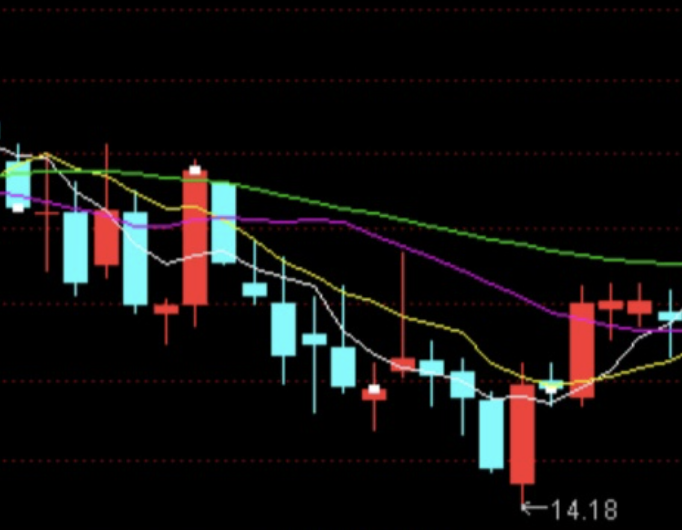
#> input picture src/bottom_reversal_breakout/dataset_3/image5.png, 682 x 530 px, found by its file name
$ jupyter execute --allow-errors image_preprocess.ipynb
#> lines starting #> are read from the running program, lines starting #| are printed output that depends on the picture
[cell 1]
import numpy as np
import matplotlib.pyplot as plt
import cv2 as cv2

[cell 2]
image_path = '/mnt/d/projects/stock_v2510/src/bottom_reversal_breakout/dataset_3/image5.png'

[cell 3]
image = cv2.imread(image_path)
#> image is the input picture: shape (530, 682, 3); mean B, G, R 15, 15.6, 17.5

[cell 4]
image.shape
#> Out = (530, 682, 3)

[cell 5]
import cv2

# 获取原始高、宽
h, w = image.shape[:2]
#> h = 530; w = 682

# 定义目标尺寸
target_size = 768

# 计算缩放比例 (目标尺寸 / 最大边)
scale = target_size / max(h, w)
#> scale = 1.13

# 计算新的宽和高
new_w = int(w * scale)
#> new_w = 768
new_h = int(h * scale)
#> new_h = 596

# 进行缩放
# 因为是放大（从 682 放大到 768），建议使用 INTER_CUBIC 效果更好
image_resize = cv2.resize(image, (new_w, new_h), interpolation=cv2.INTER_CUBIC)

print(f"原图尺寸: {w}x{h}")
#| 原图尺寸: 682x530
print(f"新图尺寸: {new_w}x{new_h}")
#| 新图尺寸: 768x596

[cell 6]
image_resize.shape
#> Out = (596, 768, 3)

[cell 7]
plt.imshow(image_resize)

[cell 8]
cv2.imwrite(image_path.replace('.png','_resize.png'), image_resize)
#> Out = True

[cell 9]
x = np.arange(23)
y = np.random.randint(0, 20, x.shape)

[cell 10]
x.shape,y.shape

[cell 11]
for x_i,y_i in zip(x,y):
    print(x_i,":",y_i,end="\t\t")
    if x_i % 5 == 4:
        print()

[cell 12]
# 绘制折线图
plt.plot(x, y, 'bo-', linewidth=2, markersize=6)  # 蓝色带点的实线

# ==== 关键：添加网格线 ====
plt.grid(True, linestyle='--', alpha=0.7)  # 虚线网格，半透明

# 可选：美化设置
plt.xlabel('X Axis', fontsize=12)
plt.ylabel('Y Axis', fontsize=12)
plt.xticks(range(0, x.shape[0], 2))  # X轴刻度每5个单位显示
plt.yticks(range(0, np.max(y) + 2, 2))  # Y轴刻度每2个单位显示
plt.ylim(0, 20)  # Y轴范围
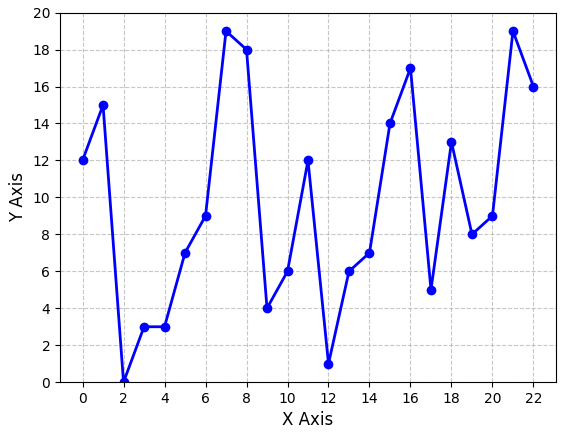
#> figure drawn by matplotlib, 1 panel; curve peaks at x = 7, y = 19


$ run again, with src/bottom_reversal_breakout/dataset_3/image1.png copied over src/bottom_reversal_breakout/dataset_3/image5.png
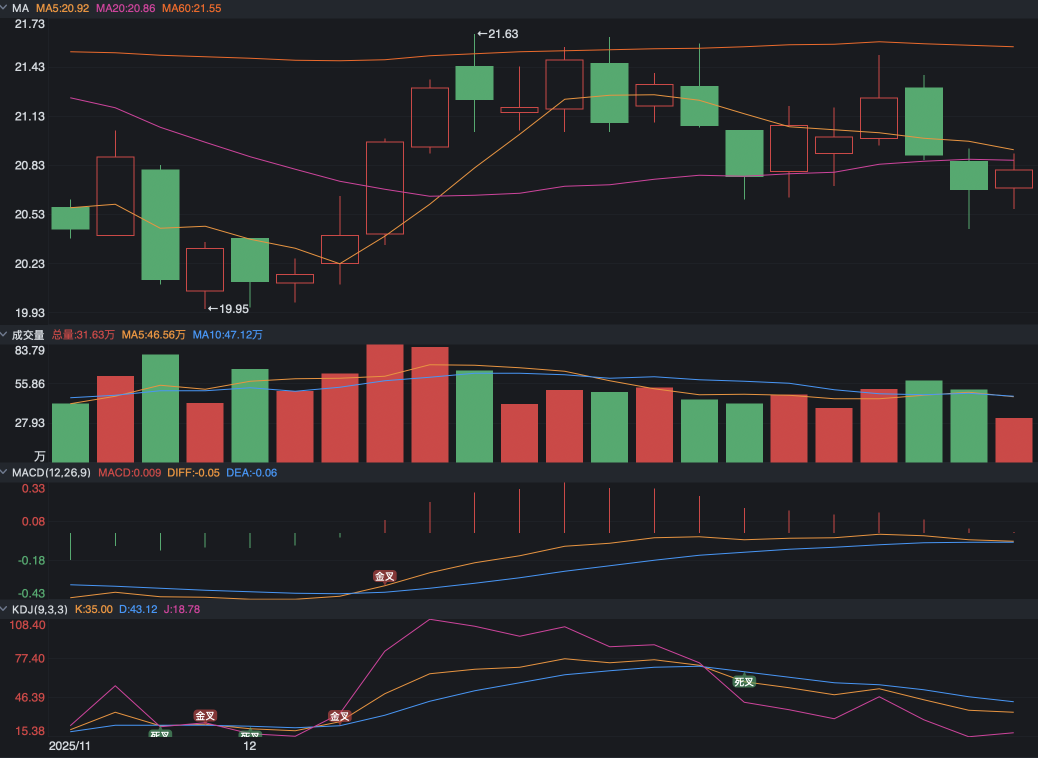
#> input picture src/bottom_reversal_breakout/dataset_3/image1.png, 2076 x 1516 px, found by its file name (shown at 1/2 size)
#> image is the input picture: shape (1516, 2076, 3); mean B, G, R 41.2, 40.6, 41.3
#> `image_resize = cv2.resize(image, (new_w, new_h), interpolation=cv2.INT..`:
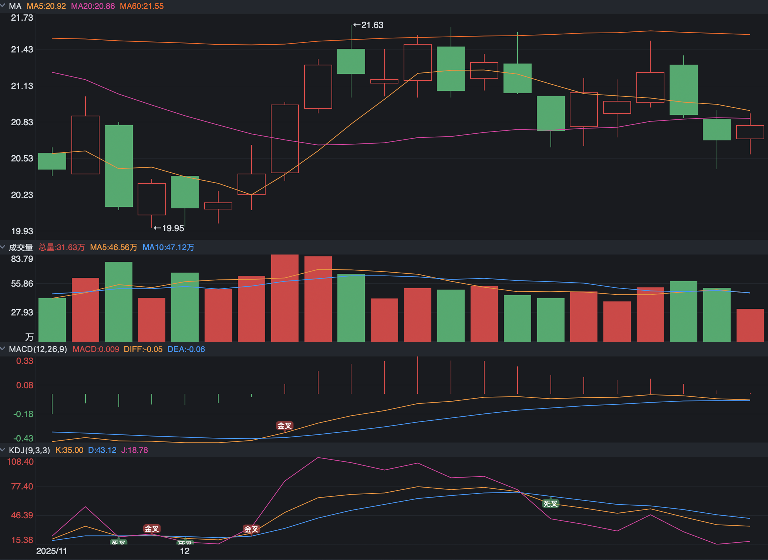
#> image_resize: shape (560, 768, 3); mean B, G, R 41.2, 40.6, 41.4
#| 原图尺寸: 2076x1516
#| 新图尺寸: 768x560
#> `cv2.imwrite(image_path.replace('.png','_resize.png'), image_resize)`: Out = True

$ run again, with src/bottom_reversal_breakout/dataset_3/image3.png copied over src/bottom_reversal_breakout/dataset_3/image5.png
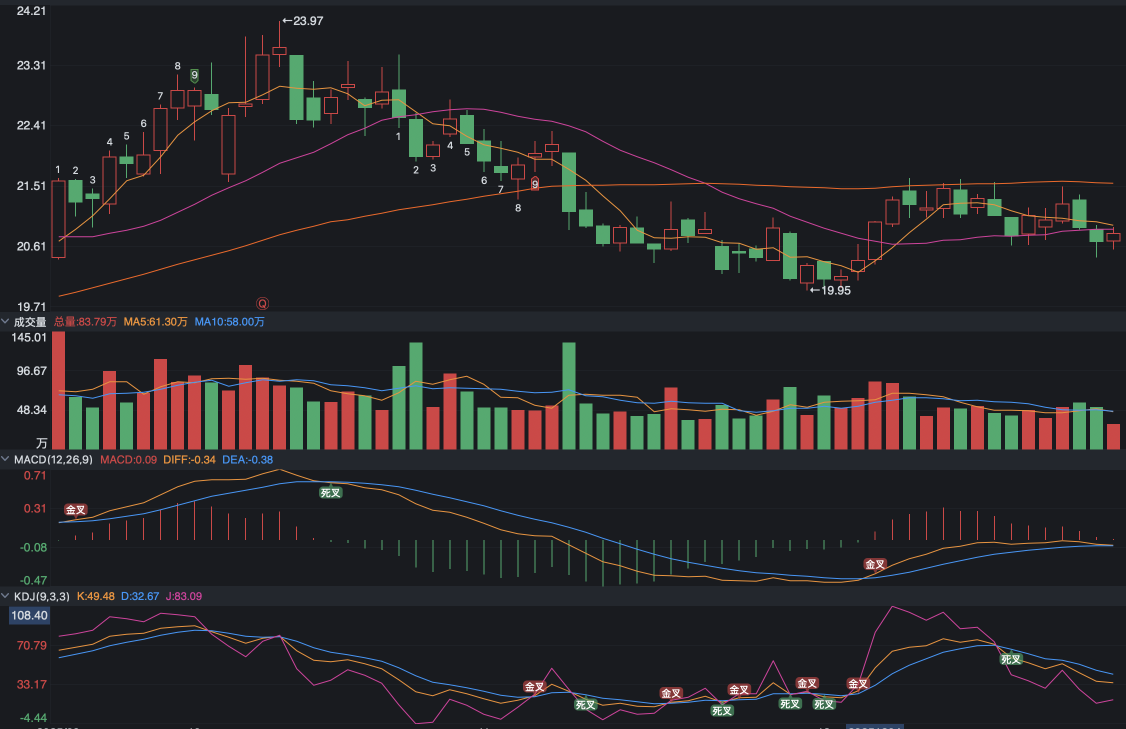
#> input picture src/bottom_reversal_breakout/dataset_3/image3.png, 2252 x 1458 px, found by its file name (shown at 1/2 size)
#> image is the input picture: shape (1458, 2252, 3); mean B, G, R 39.1, 37.2, 37.4
#> `image_resize = cv2.resize(image, (new_w, new_h), interpolation=cv2.INT..`:
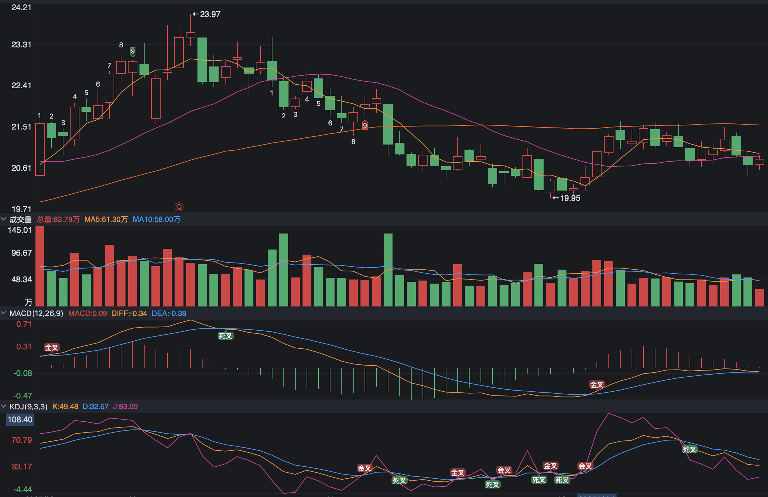
#> image_resize: shape (497, 768, 3); mean B, G, R 39.1, 37.2, 37.4
#| 原图尺寸: 2252x1458
#| 新图尺寸: 768x497
#> `cv2.imwrite(image_path.replace('.png','_resize.png'), image_resize)`: Out = True
